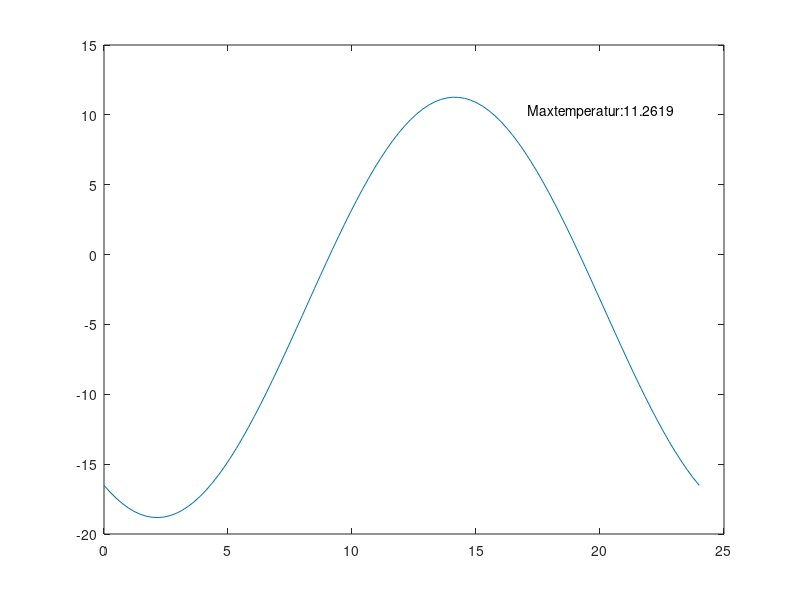

Write the MATLAB code that produced this figure.
clear all

% Ladda data
load('vinter.mat')
time = vinterdag(:,1) + (1/60)*vinterdag(:,2);
temp = vinterdag(:,3);


% Definera funktion
% Form: T = c1 + c2*sin(2pi*t/N) + c3*cos(2pi*t/N)
N = 24;
F1 = @(x) x./x;
F2 = @(x) sin(2*pi*x/N);
F3 = @(x) cos(2*pi*x/N);

F = [F1(time) F2(time) F3(time)];
c = F\temp;

% Anpassad kurva
x = linspace(0,24);
y = c(1) + c(2)*F2(x) + c(3)*F3(x);

figure
clf
plot(x,y);

text(max(x)-1,max(y)-1,strcat('Maxtemperatur: ', num2str(max(y))), 'HorizontalAlignment','right');

